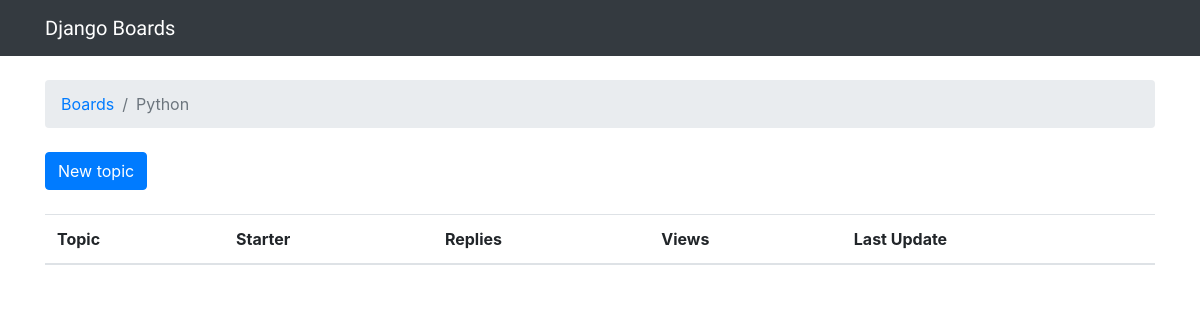
The page /boards/1/ on the database as committed earlier.
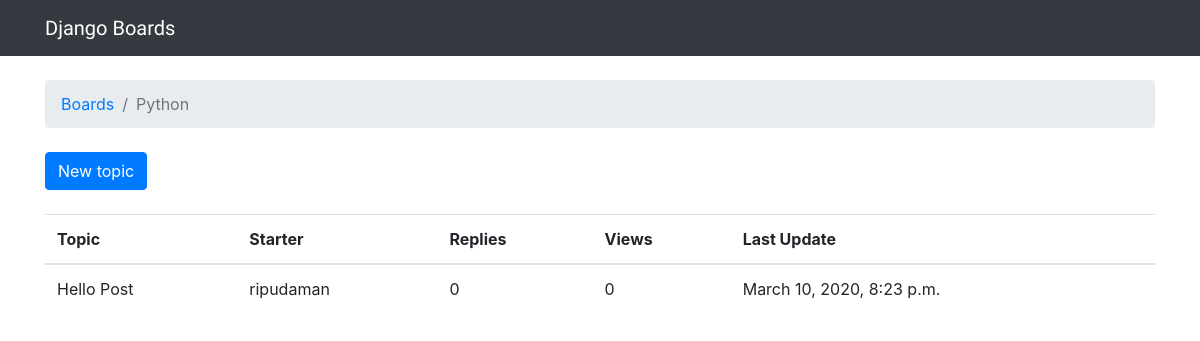
The same page on the database as committed later.
### boards/models.py (models this page shows)
class Topics(models.Model):
	subject=models.CharField(max_length=255)
	last_updated=models.DateTimeField(auto_now_add=True)
	board=models.ForeignKey(Board, on_delete=models.CASCADE, related_name='topics')
	starter=models.ForeignKey(User, on_delete=models.CASCADE, related_name="topics")

### boards/views.py (the view)
# urls.py: path('boards/<int:pk>/',views.board_topics,name="board_topics"),
def board_topics(request,pk):
	board=get_object_or_404(Board,pk=pk)
	return render(request,"topics.html",{"board":board})

### templates/topics.html (shortened to what this page needs)
{% extends 'base.html' %}
{% block breadcrumb %}
  <li class="breadcrumb-item"><a href="{% url 'home' %}">Boards</a></li>
  <li class="breadcrumb-item active">{{ board.name }}</li>
{% endblock %}
{% block content %}
  <div class="mb-4">
    <a href="{% url 'new_topic' board.pk %}" class="btn btn-primary">New topic</a>
  </div>
  <table class="table">
    <thead class="thead-inverse">
      <tr>
        <th>Topic</th>
        <th>Starter</th>
        <th>Replies</th>
        <th>Views</th>
        <th>Last Update</th>
      </tr>
    </thead>
    <tbody>
      {% for topic in board.topics.all %}
        <tr>
          <td>{{ topic.subject }}</td>
          <td>{{ topic.starter.username }}</td>
          <td>0</td>
          <td>0</td>
          <td>{{ topic.last_updated }}</td>
        </tr>
      {% endfor %}
    </tbody>
  </table>
{% endblock %}

Rows that differ between the two databases and show on the page:
added Topics: subject "Hello Post", starter.username "ripudaman", last_updated "March 10, 2020, 8:23 p.m."
